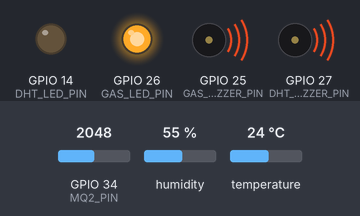
A sketch run on a simulated ESP32. Parts: output pins drawn as LEDs (lit = HIGH), buzzer (waves = sounding, pin HIGH). The inputs (shaded band) are chosen by the test bench; at power-on: GPIO 34 (MQ2_PIN) = 2048, humidity 55 %, temperature 24 °C (analog values on the 0–4095 scale). WiFi joins after 1.5 s; servers stay silent unless stated; the local clock reads 2024-03-15 10:24:30 at power-on unless the sketch sets it; the Firebase database answers and starts empty; what the sketch prints to the serial monitor is not drawn.

Above: at 2.73 s.
3.1 s: GPIO 34 (MQ2_PIN) set to 1681
At 5.45 s:
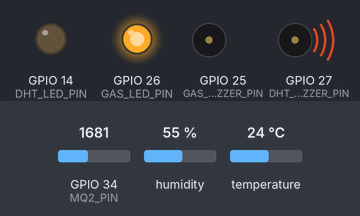
12.7 s: GPIO 34 (MQ2_PIN) set to 1597
At 20.4 s:
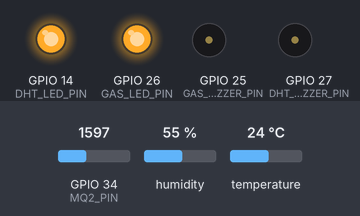
Timing chart, 0 to 22.2 s (numbered marks = the images above; inputs shaded):
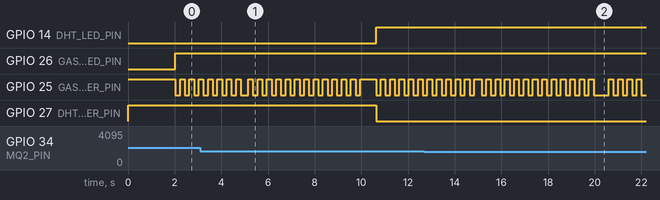

Measured:
- the behaviour switches between 1638 and 1637 on GPIO 34 (MQ2_PIN) (found by bisection; images 1 and 2)

The sketch:

source_code.ino
```cpp
#include <WiFi.h>
#include <Firebase_ESP_Client.h>
#include "DHT.h"
#include "addons/TokenHelper.h"
#include "addons/RTDBHelper.h"
#include <time.h>

// ================= WIFI + FIREBASE =================
#define WIFI_SSID "TEN_WIFI"
#define WIFI_PASSWORD "MAT_KHAU_WIFI"

#define API_KEY "WEB_API_KEY_CUA_FIREBASE"
#define DATABASE_URL "https://ten-project-default-rtdb.asia-southeast1.firebasedatabase.app/"

// ================= KHAI BÁO CHÂN =================
#define MQ2_PIN 34

#define GAS_BUZZER_PIN 25
#define GAS_LED_PIN 26

#define DHTPIN 4
#define DHTTYPE DHT11

#define DHT_BUZZER_PIN 27
#define DHT_LED_PIN 14

DHT dht(DHTPIN, DHTTYPE);

// ================= FIREBASE OBJECT =================
FirebaseData fbdo;
FirebaseAuth auth;
FirebaseConfig config;

bool signupOK = false;

// ================= NGƯỠNG MẶC ĐỊNH =================
int gasThreshold = 400;
float tempThreshold = 34.0;
float humidityThreshold = 80.0;

// ================= BIẾN DỮ LIỆU CẢM BIẾN =================
float temperature = 0;
float humidity = 0;
int gasADC = 0;
float gasVoltage = 0;
int gasPPM = 0;

bool gasAlert = false;
bool dhtAlert = false;

// ================= CÒI GAS TÍT TÍT =================
unsigned long previousGasBuzzerTime = 0;
bool gasBuzzerState = false;
int gasBeepInterval = 200;

// ================= TIMER =================
unsigned long previousSensorReadTime = 0;
unsigned long previousFirebaseLatestTime = 0;
unsigned long previousFirebaseHistoryTime = 0;
unsigned long previousSettingsReadTime = 0;

const unsigned long SENSOR_READ_INTERVAL = 2000;       // DHT11 nên đọc mỗi 2 giây
const unsigned long FIREBASE_LATEST_INTERVAL = 5000;   // Gửi latest mỗi 5 giây
const unsigned long FIREBASE_HISTORY_INTERVAL = 60000; // Lưu history mỗi 60 giây
const unsigned long SETTINGS_READ_INTERVAL = 10000;    // Đọc settings mỗi 10 giây

String devicePath = "/devices/esp32_01";

// ================= SETUP =================
void setup() {
  Serial.begin(115200);

  dht.begin();

  analogReadResolution(12);
  analogSetPinAttenuation(MQ2_PIN, ADC_11db);

  pinMode(GAS_BUZZER_PIN, OUTPUT);
  pinMode(GAS_LED_PIN, OUTPUT);

  pinMode(DHT_BUZZER_PIN, OUTPUT);
  pinMode(DHT_LED_PIN, OUTPUT);

  // Buzzer của bạn: HIGH = im, LOW = kêu
  digitalWrite(GAS_BUZZER_PIN, HIGH);
  digitalWrite(DHT_BUZZER_PIN, HIGH);

  digitalWrite(GAS_LED_PIN, LOW);
  digitalWrite(DHT_LED_PIN, LOW);

  connectWiFi();
  setupTime();
  setupFirebase();

  Serial.println("He thong ESP32 + DHT11 + MQ2 + Firebase da san sang.");
}

// ================= LOOP =================
void loop() {
  unsigned long currentMillis = millis();

  if (currentMillis - previousSensorReadTime >= SENSOR_READ_INTERVAL) {
    previousSensorReadTime = currentMillis;
    readSensors();
    checkAlerts();
    printSensorData();
  }

  handleGasAlarm();
  handleDHTAlarm();

  if (Firebase.ready() && signupOK) {
    if (currentMillis - previousSettingsReadTime >= SETTINGS_READ_INTERVAL) {
      previousSettingsReadTime = currentMillis;
      readSettingsFromFirebase();
    }

    if (currentMillis - previousFirebaseLatestTime >= FIREBASE_LATEST_INTERVAL) {
      previousFirebaseLatestTime = currentMillis;
      sendLatestToFirebase();
    }

    if (currentMillis - previousFirebaseHistoryTime >= FIREBASE_HISTORY_INTERVAL) {
      previousFirebaseHistoryTime = currentMillis;
      sendHistoryToFirebase();
    }
  }
}

// ================= KẾT NỐI WIFI =================
void connectWiFi() {
  WiFi.begin(WIFI_SSID, WIFI_PASSWORD);

  Serial.print("Dang ket noi WiFi");

  while (WiFi.status() != WL_CONNECTED) {
    Serial.print(".");
    delay(500);
  }

  Serial.println();
  Serial.print("Da ket noi WiFi. IP: ");
  Serial.println(WiFi.localIP());
}

// ================= CẤU HÌNH THỜI GIAN =================
void setupTime() {
  configTime(7 * 3600, 0, "pool.ntp.org", "time.nist.gov");

  Serial.print("Dang dong bo thoi gian");

  time_t now = time(nullptr);
  while (now < 100000) {
    Serial.print(".");
    delay(500);
    now = time(nullptr);
  }

  Serial.println();
  Serial.println("Da dong bo thoi gian.");
}

// ================= CẤU HÌNH FIREBASE =================
void setupFirebase() {
  config.api_key = API_KEY;
  config.database_url = DATABASE_URL;

  if (Firebase.signUp(&config, &auth, "", "")) {
    Serial.println("Dang nhap Firebase Anonymous thanh cong.");
    signupOK = true;
  } else {
    Serial.print("Loi dang nhap Firebase: ");
    Serial.println(config.signer.signupError.message.c_str());
  }

  config.token_status_callback = tokenStatusCallback;

  Firebase.begin(&config, &auth);
  Firebase.reconnectWiFi(true);

  createDefaultSettingsIfNeeded();
}

// ================= TẠO SETTINGS MẶC ĐỊNH =================
void createDefaultSettingsIfNeeded() {
  String path = devicePath + "/settings";

  if (!Firebase.RTDB.getJSON(&fbdo, path)) {
    FirebaseJson json;

    json.set("temp_threshold", tempThreshold);
    json.set("humidity_threshold", humidityThreshold);
    json.set("gas_threshold", gasThreshold);

    if (Firebase.RTDB.setJSON(&fbdo, path, &json)) {
      Serial.println("Da tao settings mac dinh tren Firebase.");
    } else {
      Serial.print("Loi tao settings: ");
      Serial.println(fbdo.errorReason());
    }
  }
}

// ================= ĐỌC CẢM BIẾN =================
void readSensors() {
  humidity = dht.readHumidity();
  temperature = dht.readTemperature();

  if (isnan(humidity) || isnan(temperature)) {
    Serial.println("Loi: Khong doc duoc DHT11.");
    dhtAlert = false;
    return;
  }

  gasADC = analogRead(MQ2_PIN);
  gasVoltage = gasADC * (3.3 / 4095.0);
  gasPPM = map(gasADC, 0, 4095, 0, 1000);
}

// ================= KIỂM TRA CẢNH BÁO =================
void checkAlerts() {
  gasAlert = gasPPM >= gasThreshold;
  dhtAlert = temperature >= tempThreshold || humidity >= humidityThreshold;
}

// ================= IN SERIAL =================
void printSensorData() {
  Serial.println("----------------------------------");

  Serial.print("Nhiet do: ");
  Serial.print(temperature);
  Serial.print(" C");

  Serial.print(" | Do am: ");
  Serial.print(humidity);
  Serial.print(" %");

  Serial.print(" | Gas ADC: ");
  Serial.print(gasADC);

  Serial.print(" | Gas Voltage: ");
  Serial.print(gasVoltage);
  Serial.print(" V");

  Serial.print(" | Gas PPM: ");
  Serial.print(gasPPM);
  Serial.print(" ppm");

  Serial.print(" | Gas Alert: ");
  Serial.print(gasAlert ? "CO" : "KHONG");

  Serial.print(" | DHT Alert: ");
  Serial.println(dhtAlert ? "CO" : "KHONG");
}

// ================= GỬI LATEST LÊN FIREBASE =================
void sendLatestToFirebase() {
  FirebaseJson json;

  unsigned long timestamp = getUnixTime();

  json.set("temperature", temperature);
  json.set("humidity", humidity);
  json.set("gas_adc", gasADC);
  json.set("gas_voltage", gasVoltage);
  json.set("gas_ppm", gasPPM);
  json.set("gas_alert", gasAlert);
  json.set("dht_alert", dhtAlert);
  json.set("timestamp", timestamp);

  String path = devicePath + "/latest";

  if (Firebase.RTDB.setJSON(&fbdo, path, &json)) {
    Serial.println("Da gui latest len Firebase.");
  } else {
    Serial.print("Loi gui latest: ");
    Serial.println(fbdo.errorReason());
  }
}

// ================= GỬI HISTORY LÊN FIREBASE =================
void sendHistoryToFirebase() {
  FirebaseJson json;

  unsigned long timestamp = getUnixTime();

  json.set("temperature", temperature);
  json.set("humidity", humidity);
  json.set("gas_ppm", gasPPM);
  json.set("gas_adc", gasADC);
  json.set("gas_voltage", gasVoltage);
  json.set("gas_alert", gasAlert);
  json.set("dht_alert", dhtAlert);
  json.set("timestamp", timestamp);

  String path = devicePath + "/history/" + String(timestamp);

  if (Firebase.RTDB.setJSON(&fbdo, path, &json)) {
    Serial.println("Da luu history len Firebase.");
  } else {
    Serial.print("Loi luu history: ");
    Serial.println(fbdo.errorReason());
  }
}

// ================= ĐỌC SETTINGS TỪ FIREBASE =================
void readSettingsFromFirebase() {
  String basePath = devicePath + "/settings";

  if (Firebase.RTDB.getFloat(&fbdo, basePath + "/temp_threshold")) {
    tempThreshold = fbdo.floatData();
  }

  if (Firebase.RTDB.getFloat(&fbdo, basePath + "/humidity_threshold")) {
    humidityThreshold = fbdo.floatData();
  }

  if (Firebase.RTDB.getInt(&fbdo, basePath + "/gas_threshold")) {
    gasThreshold = fbdo.intData();
  }

  Serial.print("Settings hien tai | Temp: ");
  Serial.print(tempThreshold);

  Serial.print(" | Humi: ");
  Serial.print(humidityThreshold);

  Serial.print(" | Gas: ");
  Serial.println(gasThreshold);
}

// ================= XỬ LÝ CÒI GAS TÍT TÍT =================
void handleGasAlarm() {
  if (gasAlert == true) {
    digitalWrite(GAS_LED_PIN, HIGH);

    unsigned long currentMillis = millis();

    if (currentMillis - previousGasBuzzerTime >= gasBeepInterval) {
      previousGasBuzzerTime = currentMillis;

      gasBuzzerState = !gasBuzzerState;

      if (gasBuzzerState == true) {
        digitalWrite(GAS_BUZZER_PIN, LOW);   // Còi kêu
      } else {
        digitalWrite(GAS_BUZZER_PIN, HIGH);  // Còi im
      }
    }

  } else {
    digitalWrite(GAS_BUZZER_PIN, HIGH);
    digitalWrite(GAS_LED_PIN, LOW);
    gasBuzzerState = false;
  }
}

// ================= XỬ LÝ CÒI DHT11 ÂM DÀI =================
void handleDHTAlarm() {
  if (dhtAlert == true) {
    digitalWrite(DHT_LED_PIN, HIGH);
    digitalWrite(DHT_BUZZER_PIN, LOW);     // Còi kêu âm dài
  } else {
    digitalWrite(DHT_LED_PIN, LOW);
    digitalWrite(DHT_BUZZER_PIN, HIGH);    // Còi im
  }
}

// ================= LẤY UNIX TIMESTAMP =================
unsigned long getUnixTime() {
  time_t now;
  time(&now);
  return now;
}
```
